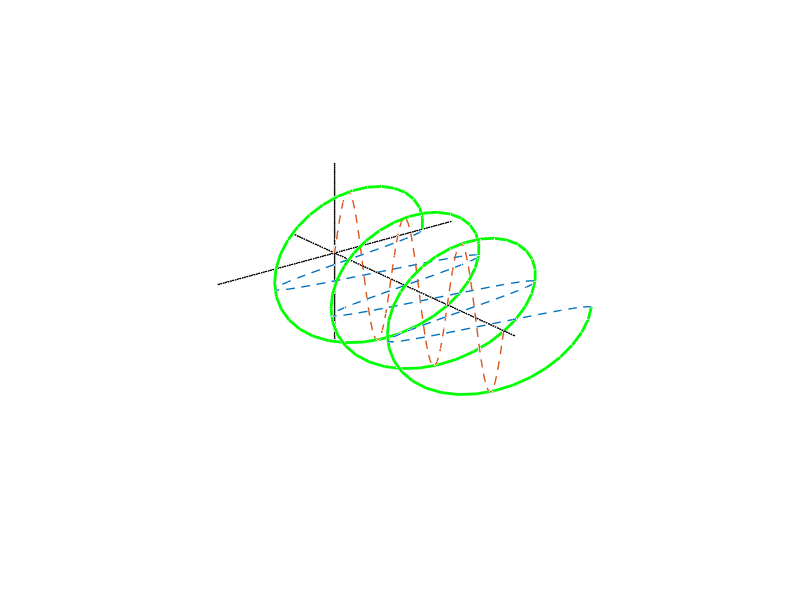

MATLAB code to generate this figure:
clear all
close all
clc
x=linspace(-2,2,100);
y=linspace(-2,2,100);
z=linspace(0,6*pi,100);
Z=linspace(-1,6*pi,100);
ex=1;ey=1;d=pi/2;
ax=ex.*cos(z);
ay=ey.*cos(z+d);
az=sqrt(ax.^2+ay.^2);


plot3(ax,z,ay.*0,'LineWidth',1,'LineStyle','--')
hold on
plot3(ax.*0,z,ay,'LineWidth',1,'LineStyle','--')
hold on
plot3(ax,z,ay,'LineWidth',2,'Color','Green')
hold on
plot3(x./1.5,z.*0+6*pi,ay.*0,'LineWidth',1,'Color','black')
hold on
plot3(ax.*0,z.*0+6*pi,y./1.5,'LineWidth',1,'Color','black')
hold on
plot3(x.*0,Z.*1.25,y.*0,'LineWidth',1,'Color','black')
hold on
xlim([-2 2]);zlim([-2 2]);
axis off
